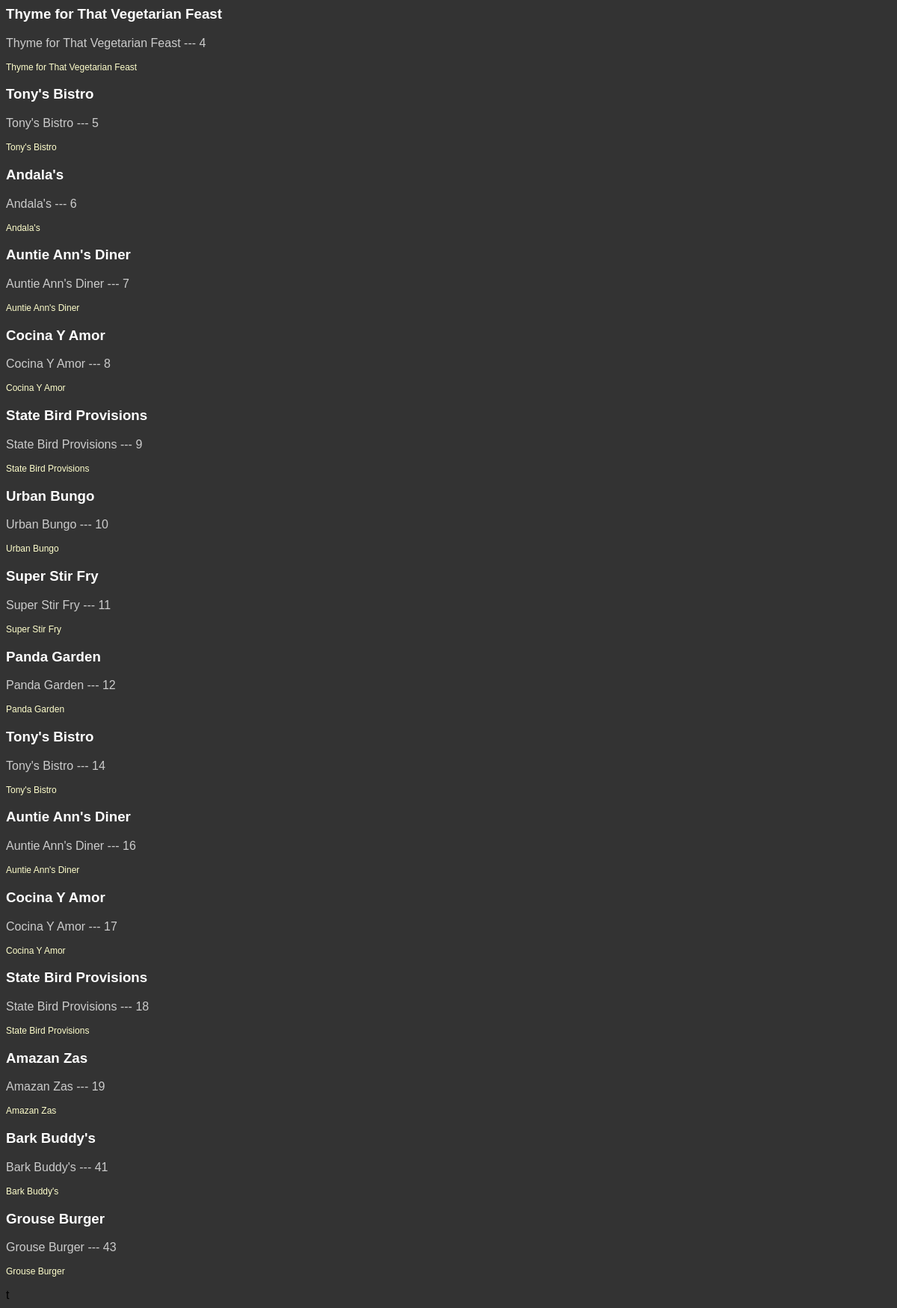
The page / on the database its author committed.
### database_setup.py (models this page shows)
class Restaurant(BASE):
    __tablename__ = 'restaurant'
    name = Column(String(80), nullable=False)
    res_id = Column(Integer, primary_key=True)

### project.py (the view)
@app.route('/')
def index():
    restaurants = get_all_restaurants()
    return render_template('index.html',restaurants=restaurants)

### db_command.py (called while the page is built)
def get_all_restaurants():
    return ses.query(Restaurant)

### templates/index.html
<html>
    <head>
        <link rel=stylesheet type=text/css href="{{ url_for('static', filename='styles.css') }}">
    </head>
<body>
{% for res in restaurants %}
<div>
<h3>{{res.name}}</h3>
<p>{{res.name}} --- {{res.res_id}}</p>
<p><a href="{{url_for('restaurantMenu', restaurant_id=res.res_id)}}">{{res.name}}</a></p>
</div>
{% endfor %}t
</body>
</html>

### static/styles.css (style rules this page uses)
body { font-family: sans-serif; background-color: #333333 }
h1, h2, h3, h4 { color: #ffffff; }
p, dd, dt { color: #cccccc; }
a { text-decoration: none; color: #ffffcc; font-size: .75em; }

### rows shown on the page
Restaurant: name "Thyme for That Vegetarian Feast", res_id "4"
Restaurant: name "Tony's Bistro", res_id "5"
Restaurant: name "Andala's", res_id "6"
Restaurant: name "Auntie Ann's Diner", res_id "7"
Restaurant: name "Cocina Y Amor", res_id "8"
Restaurant: name "State Bird Provisions", res_id "9"
Restaurant: name "Urban Bungo", res_id "10"
Restaurant: name "Super Stir Fry", res_id "11"
Restaurant: name "Panda Garden", res_id "12"
Restaurant: name "Tony's Bistro", res_id "14"
Restaurant: name "Auntie Ann's Diner", res_id "16"
Restaurant: name "Cocina Y Amor", res_id "17"
Restaurant: name "State Bird Provisions", res_id "18"
Restaurant: name "Amazan Zas", res_id "19"
Restaurant: name "Bark Buddy's", res_id "41"
Restaurant: name "Grouse Burger", res_id "43"
